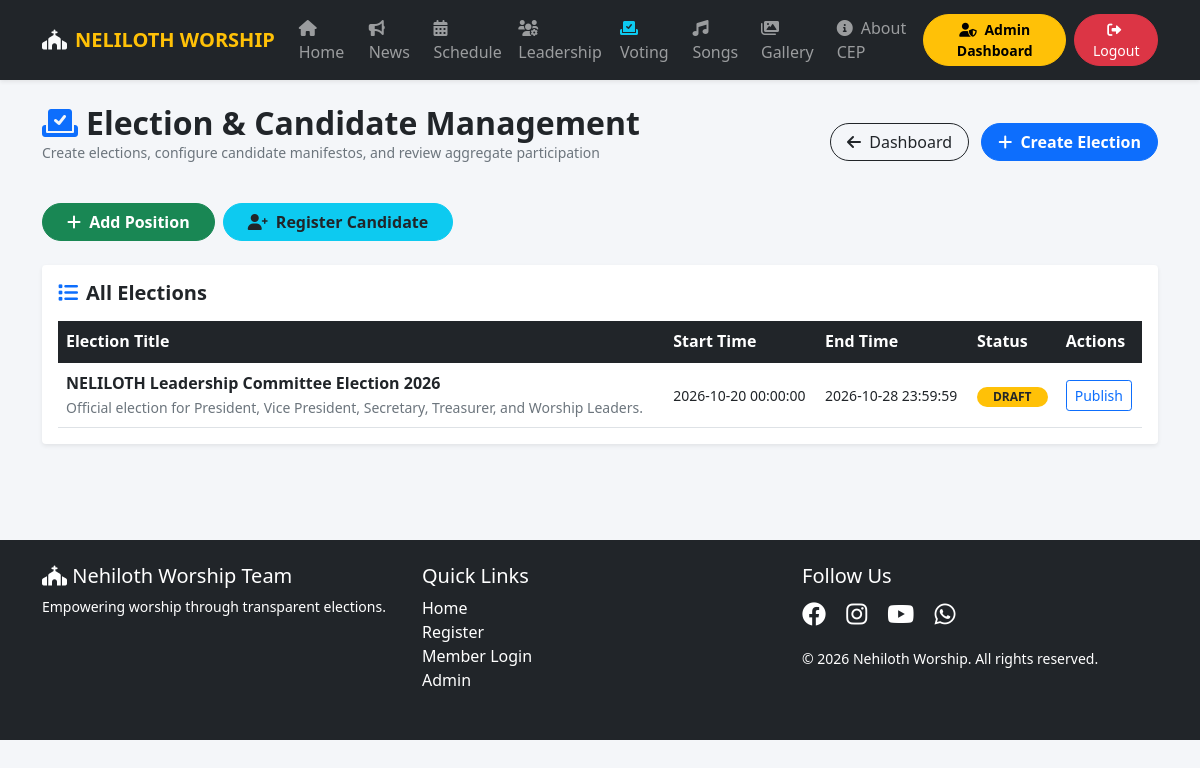
Page /admin/manage_elections.php (signed in) on the committed database.
### tables this page shows
CREATE TABLE IF NOT EXISTS elections (
    id INT PRIMARY KEY AUTO_INCREMENT,
    title VARCHAR(255) NOT NULL,
    description TEXT,
    start_time DATETIME NOT NULL,
    end_time DATETIME NOT NULL,
    status ENUM('draft','upcoming','open','paused','closed','cancelled') DEFAULT 'draft',
    results_published BOOLEAN NOT NULL DEFAULT FALSE,
    published_at DATETIME NULL,
    created_at TIMESTAMP DEFAULT CURRENT_TIMESTAMP
);

### config/functions.php (called while the page is built, shortened)
<?php
require_once __DIR__ . "/database.php";
function getElectionStatus($election_id) {
    global $pdo;
    $stmt = $pdo->prepare("SELECT status, start_time, end_time FROM elections WHERE id = ?");
    $stmt->execute([(int)$election_id]);
    $election = $stmt->fetch();
    $status = $election["status"];
    return $status;
}
?>

### admin/manage_elections.php (the view, shortened to what this page needs)
<?php
require_once "../config/functions.php";
$elections = $pdo->query("SELECT * FROM elections ORDER BY created_at DESC")->fetchAll();
?>
<!DOCTYPE html>
<html lang="en">
<head>
    <link href="https://cdn.jsdelivr.net/npm/bootstrap@5.1.3/dist/css/bootstrap.min.css" rel="stylesheet">
    <link rel="stylesheet" href="https://cdnjs.cloudflare.com/ajax/libs/font-awesome/6.0.0/css/all.min.css">
</head>
<body>
<?php include "../navbar.php"; ?>
<div class="container py-4">
    <div class="d-flex justify-content-between align-items-center mb-4">
        <div>
            <h2 class="fw-bold text-dark mb-0"><i class="fas fa-vote-yea text-primary me-2"></i>Election & Candidate Management</h2>
            <p class="text-muted small">Create elections, configure candidate manifestos, and review aggregate participation</p>
        </div>
        <div>
            <a href="dashboard.php" class="btn btn-outline-dark rounded-pill px-3"><i class="fas fa-arrow-left me-1"></i> Dashboard</a>
            <button class="btn btn-primary rounded-pill px-3 ms-2 fw-bold" data-bs-toggle="modal" data-bs-target="#newElectionModal">
                <i class="fas fa-plus me-1"></i> Create Election
            </button>
        </div>
    </div>
    <div class="d-flex gap-2 mb-4">
        <button class="btn btn-success rounded-pill px-4 fw-bold" data-bs-toggle="modal" data-bs-target="#addPosModal"><i class="fas fa-plus me-1"></i> Add Position</button>
        <button class="btn btn-info text-dark rounded-pill px-4 fw-bold" data-bs-toggle="modal" data-bs-target="#addCandModal"><i class="fas fa-user-plus me-1"></i> Register Candidate</button>
    </div>
    <div class="card border-0 shadow-sm rounded-4 bg-white p-3 mb-4">
        <h5 class="fw-bold text-dark mb-3"><i class="fas fa-list me-2 text-primary"></i>All Elections</h5>
        <div class="table-responsive">
            <table class="table table-hover align-middle mb-0">
                <thead class="table-dark">
                    <tr>
                        <th>Election Title</th>
                        <th>Start Time</th>
                        <th>End Time</th>
                        <th>Status</th>
                        <th>Actions</th>
                    </tr>
                </thead>
                <tbody>
                    <?php foreach ($elections as $el): ?>
                        <?php $el['status'] = getElectionStatus((int)$el['id']); ?>
                        <tr>
                            <td>
                                <strong class="text-dark"><?php echo htmlspecialchars($el['title']); ?></strong>
                                <br><small class="text-muted"><?php echo htmlspecialchars($el['description']); ?></small>
                            </td>
                            <td><small><?php echo $el['start_time']; ?></small></td>
                            <td><small><?php echo $el['end_time']; ?></small></td>
                            <td>
                                <span class="badge <?php echo $el['status']=='open'?'bg-success':(in_array($el['status'], ['draft','upcoming','paused'], true)?'bg-warning text-dark':'bg-secondary'); ?> rounded-pill px-3">
                                    <?php echo strtoupper($el['status']); ?>
                                </span>
                            </td>
                            <td>
                                <div class="d-flex flex-wrap gap-1">
                                    <?php
                                    $transitions = [];
                                    if ($el['status'] === 'draft') $transitions = ['publish' => 'Publish'];
                                    ?>
                                    <?php foreach ($transitions as $transition => $label): ?>
                                        <form method="POST" class="d-inline">
                                            <button type="submit" class="btn btn-sm <?php echo $transition === 'close' || $transition === 'cancel' ? 'btn-outline-danger' : 'btn-outline-primary'; ?>"><?php echo htmlspecialchars($label); ?></button>
                                        </form>
                                    <?php endforeach; ?>
                                </div>
                            </td>
                        </tr>
                    <?php endforeach; ?>
                </tbody>
            </table>
        </div>
    </div>
</div>
<?php include "../footer.php"; ?>
</body>
</html>

### admin/manage_elections.php (style rules this page uses)
body { background:#f4f6f9;min-height:100vh; }

### rows in the picture
elections: title "NELILOTH Leadership Committee Election 2026", description "Official election for President, Vice President, Secretary, Treasurer, and Worship Leaders.", start_time "2026-10-20 00:00:00", end_time "2026-10-28 23:59:59", status "DRAFT", label "Publish"
